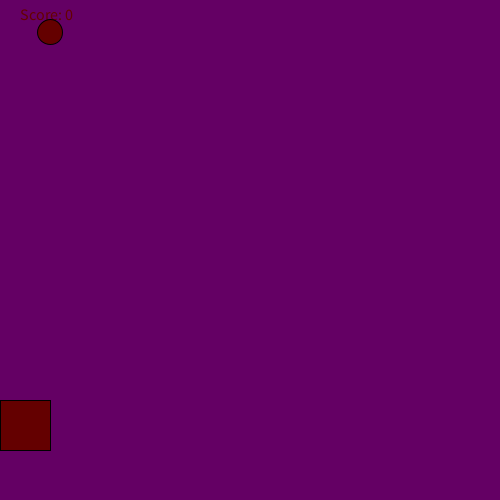
Frame 1 (no input)
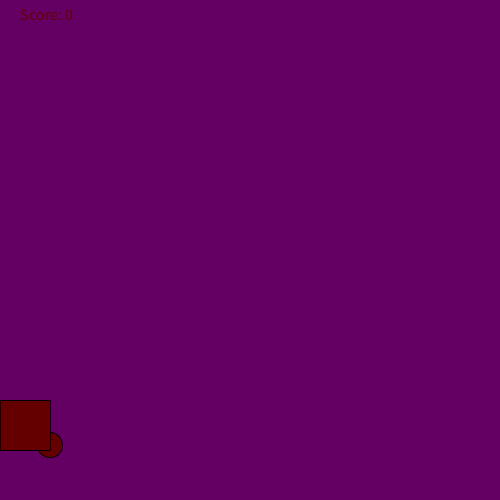
Frame 60 (the mouse pressed at the canvas centre just before this capture)
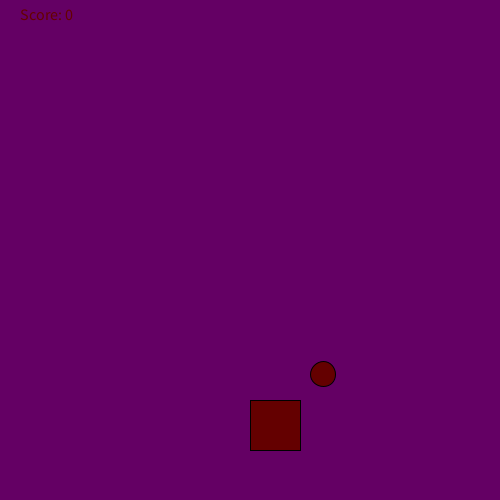
Frame 120 (the mouse held since frame 60 and released just before this capture)

The Processing sketch that drew these frames (run headless with seeded random() and noise(); from frame 60 on, the mouse is pressed at the canvas centre):

// Processing sketch: Raindrop
// ── Raindrop.pde

 int y=25; 
 int x=50;
 int score;
 void checkCatch(int x){
if (x > mouseX && x < mouseX+100)
      score++;
   else if (score > 0)
     score--;
println("Your score is now: " + score); 
}
void setup(){
  size(500,500);
  
} 

void draw(){
  background(100,0,100);
  fill(0,0,255); 
 y++;
y++;
y++;
y++;
y++;
y++;
y++;
fill(100,0,0);
textSize(16);
text("Score: " + score,20,20);
if( score>=30){
textSize(16);
text("You win", 250,250 );
}else{
  ellipse(x,y,25,25);
}

rect(mouseX,400, 50,50);
 if(y>=500){
   checkCatch(x);
   x = (int) random(500);
   y=10;
 }
}
